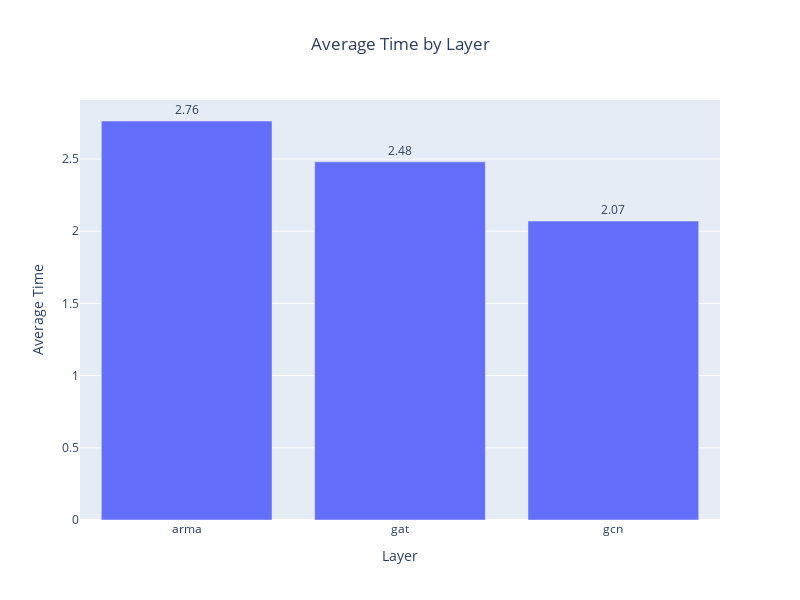

The cell this chart's notebook holds for it:
### Markdown cell above
### Comparing different layers complexity

### Code cell
data = results[['time','layer']].groupby(['layer']).mean().reset_index()

# Create a bar plot
fig = px.bar(
    data,
    x='layer', 
    y='time', 
    text='time',  # Use the 'time' column for bar labels
    title="Average Time by Layer",
    labels={'time': 'Average Time', 'layer': 'Layer'}
)

# Customize bar labels
fig.update_traces(
    texttemplate='%{text:.2f}',  # Format labels to 2 decimal places
    textposition='outside'      # Position labels at the edge
)

# Customize layout
fig.update_layout(
    width=800,  # Set figure width
    height=600, # Set figure height
    xaxis_title="Layer",
    yaxis_title="Average Time",
    title_x=0.5,  # Center the title
    showlegend=False  # Disable legend as it is not needed for this plot
)

### Figure 1 — Plotly figure (JSON) as saved in the notebook; plotly's stock layout.template omitted (floating-point values rounded to 4 significant figures)
{"data": [{"alignmentgroup": "True", "hovertemplate": "Layer=%{x}<br>Average Time=%{text}<extra></extra>", "legendgroup": "", "marker": {"color": "#636efa", "pattern": {"shape": ""}}, "name": "", "offsetgroup": "", "orientation": "v", "showlegend": false, "text": [2.763, 2.48, 2.07], "textposition": "outside", "texttemplate": "%{text:.2f}", "type": "bar", "x": ["arma", "gat", "gcn"], "xaxis": "x", "y": [2.763, 2.48, 2.07], "yaxis": "y"}], "layout": {"barmode": "relative", "height": 600, "legend": {"tracegroupgap": 0}, "showlegend": false, "title": {"text": "Average Time by Layer", "x": 0.5}, "width": 800, "xaxis": {"anchor": "y", "domain": [0, 1], "title": {"text": "Layer"}}, "yaxis": {"anchor": "x", "domain": [0, 1], "title": {"text": "Average Time"}}}}
